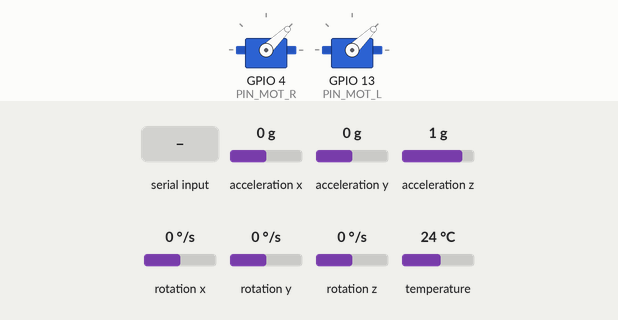
Recording of a program running on a simulated ESP32. Shown: 2 × servo. The inputs (shaded band) are chosen by the test bench; at power-on: acceleration x 0 g, acceleration y 0 g, acceleration z 1 g, rotation x 0 °/s, rotation y 0 °/s, rotation z 0 °/s, temperature 24 °C. What the program prints to the serial monitor is not drawn.

Above: at 0.8 s.
0.9 s: "P\n" received over Serial
Timing chart, 0 to 7.4 s (numbered marks = the images above; inputs shaded):
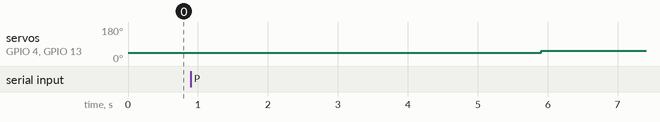

Measured:
- after the input at 0.9 s, servo on GPIO 4 (PIN_MOT_R), servo on GPIO 13 (PIN_MOT_L): 44° → 54° after 5.0 s

The program:

main.cpp
```cpp
#include <Arduino.h>
#include <ESP32Servo.h>
// #include <Servo.h>

// I2Cdev and MPU6050 must be installed as libraries, or else the.cpp /.h files
// for both classes must be in the include path of your project
#include <Adafruit_MPU6050.h>  //https://github.com/adafruit/Adafruit_MPU6050
#include <Adafruit_Sensor.h>   //https://github.com/adafruit/Adafruit_Sensor
#include <Wire.h>              //https://www.arduino.cc/en/reference/wire

// Define the pin for the interrupt
#define GYRO_INT 5  // d8
// const int interruptPin = 32;

#define PIN_MOT_L 13  // d7  // Broche de sortie utilisée

// Potentiometer is connected to GPIO 34 (Analog ADC1_CH6)
#define PIN_MOT_R 4  // d0

// variable for storing the potentiometer value
// int potValue = 0;

// Potentiometer is connected to GPIO 34 (Analog ADC1_CH6)
#define POT_PIN 4

// variable for storing the potentiometer value
int potValue = 0;
char c = 0;
unsigned long currentMillis = 0;
unsigned long startMillis = 0;
//*************************** IMU MPU6050 *******************************
// with the DMP using I2Cdev lib
// MPU6050 mpu; // MPU6050 mpu(0x69); // <-- use for AD0 high
Adafruit_MPU6050 mma;  // = Adafruit_MPU6050();
Servo R;
Servo L;

#define INTERRUPT_PIN GYRO_INT  // use pin 34 for teensy could be any digital

float angle_degres = 0.0;
float elapsedTime, Time, previous_Time;
float rad_to_deg = 180.0 / 3.141592654;

float pid, pid_i, pid_d, pid_p, pwmL, pwmR, error, previous_error;

float previous_pid = 0.0;

/////////////////constantes PID////////////////////////
float kp = 0.1f;
float ki = 0.000f;
float kd = 0.0000f;

float throttle = 1100.0;
float desired_angle = 0;

float angle_degres_1 = 0;
float angle_degres_2 = 0;
float angle_degres_3 = 0;
float angle_degres_4 = 0;
float angle_degres_5 = 0;

float angle_degres_filtre = 0;

// **********************************************************************************
// **********************************************************************************

/* // ISR to handle the interrupt
void IRAM_ATTR handleInterrupt()
{
    delayMicroseconds(5);
    if (digitalRead(interruptPin) == LOW)
        interruptCount++;
} */

// ===  INTERRUPT MPU6050 DETECTION ROUTINE
// volatile bool mpuInterrupt = false; // indicates whether MPU interrupt pin
// has gone high void dmpDataReady() { mpuInterrupt = true; }

// void setup_mpu6050(void);

void setup() {
  // Initialize serial communication
  Serial.begin(115200);
  R.attach(PIN_MOT_R);  // attatch the right motor to pin 3
  L.attach(PIN_MOT_L);  // attatch the left motor to pin 5

  /* R.writeMicroseconds(2000);
  L.writeMicroseconds(2000);

  while (!Serial.available()) {
    delay(1);
  }
  c = Serial.read();
  c = 0; */

  R.writeMicroseconds(1000);
  L.writeMicroseconds(1000);

  while (!Serial.available()) {
    delay(1);
  }
  c = Serial.read();
  c = 0;


  // ********* setup MPU6050 ****************************************
  // Try to initialize!
  if (!mma.begin()) {
    Serial.println("Failed to find MPU6050 chip");
    while (1) {
      delay(10);
    }
  }
  Serial.println("MPU6050 Found!");

  mma.setAccelerometerRange(MPU6050_RANGE_2_G);
  // mma.setGyroRange(MPU6050_RANGE_250_DEG);
  mma.setFilterBandwidth(MPU6050_BAND_21_HZ);

  Serial.println("\nSetup ended .....");

  delay(5000);
  previous_Time = millis() + 1;  // +1 =>to ovoid div by 0
}

void loop() {
  Time = millis();

  c = 0;
  if (Serial.available()) {
    delay(2);  // delay to allow byte to arrive in input buffer
    c = Serial.read();

    if (c == 'P') {
      kp = kp + 0.01;
    }
    if (c == 'p') {
      kp = kp - 0.01;
    }

    if (c == 'I') {
      ki = ki + 0.002;
      pid_i = 0;
    }
    if (c == 'i') {
      ki = ki - 0.002;
      pid_i = 0;
    }

    if (c == 'D') {
      kd = kd + 0.001;
    }
    if (c == 'd') {
      kd = kd - 0.001;
    }
  }

  elapsedTime = (Time - previous_Time) / 1000.0;
  //  if (elapsedTime == 0.0000000)
  //      elapsedTime = 0.0000000001; // to ovoid div by 0

  //************  read MMA 8451 *********************
  ////Read acceleromter data
  sensors_event_t a, g, temp;
  mma.getEvent(&a, &g, &temp);

  angle_degres = atan2(a.acceleration.x, a.acceleration.z) * rad_to_deg;
  // if (abs(angle_degres) < 0.50) {
  //   angle_degres = 0.00;
  // }
  /* angle_degres_filtre = (0.045 * angle_degres + 0.0542 * angle_degres_1 +
                         0.02431 * angle_degres_2 + 0.4008 * angle_degres_3 +
                         0.2431 * angle_degres_4 + 0.0542 * angle_degres_5) /
                        6;

  error = angle_degres_filtre - desired_angle;

  angle_degres_5 = angle_degres_4;
  angle_degres_4 = angle_degres_3;
  angle_degres_3 = angle_degres_2;
  angle_degres_2 = angle_degres_1;
  angle_degres_1 = angle_degres; */

  error = angle_degres - desired_angle;


//  if (abs(error) < 0.50) {
//    error = 0.00;
//  }

  // pid = previous_pid + (kp * error) +
  /*   pid =
        ((kp*error) +(ki * (elapsedTime / 2.0) + (kd / elapsedTime)) * error) +
        (ki * (elapsedTime / 2.0) - (kd / elapsedTime)) * previous_error; */

  pid_p = kp * error;

  //pid_i = (pid_i + error * pid_i) * ki;
  pid_i = (pid_i + error) * ki;

  pid_d = kd * ((error - previous_error) / elapsedTime);

  pid = (pid_p + pid_i + pid_d);

  if (pid < -1000) {
    pid = -1000;
  }
  if (pid > 1000) {
    pid = 1000;
  }

  pwmL = throttle + pid;
  pwmR = throttle - pid;

  if (pwmR < 1000) {
    pwmR = 1000;
  }
  if (pwmR > 2000) {
    pwmR = 2000;
  }
  // Left
  if (pwmL < 1000) {
    pwmL = 1000;
  }
  if (pwmL > 2000) {
    pwmL = 2000;
  }

  L.writeMicroseconds(pwmL);
  R.writeMicroseconds(pwmR);

  Serial.print(">");
  Serial.print(angle_degres);
  Serial.print(",");
  Serial.print(pid);
  Serial.print(",");
  Serial.print(error);
  Serial.print(",");
  Serial.print(pwmL);
  Serial.print(",");
  Serial.print(pwmR);
  Serial.print(",");
  Serial.print(desired_angle);
  Serial.print(",");
  Serial.print(kp);
  Serial.print(",");
  Serial.print(ki);
  Serial.print(",");
  Serial.print(kd);
  Serial.print("\n");

  previous_pid = pid;
  previous_error = error;
  previous_Time = Time;
  // delay(10);
}
```
